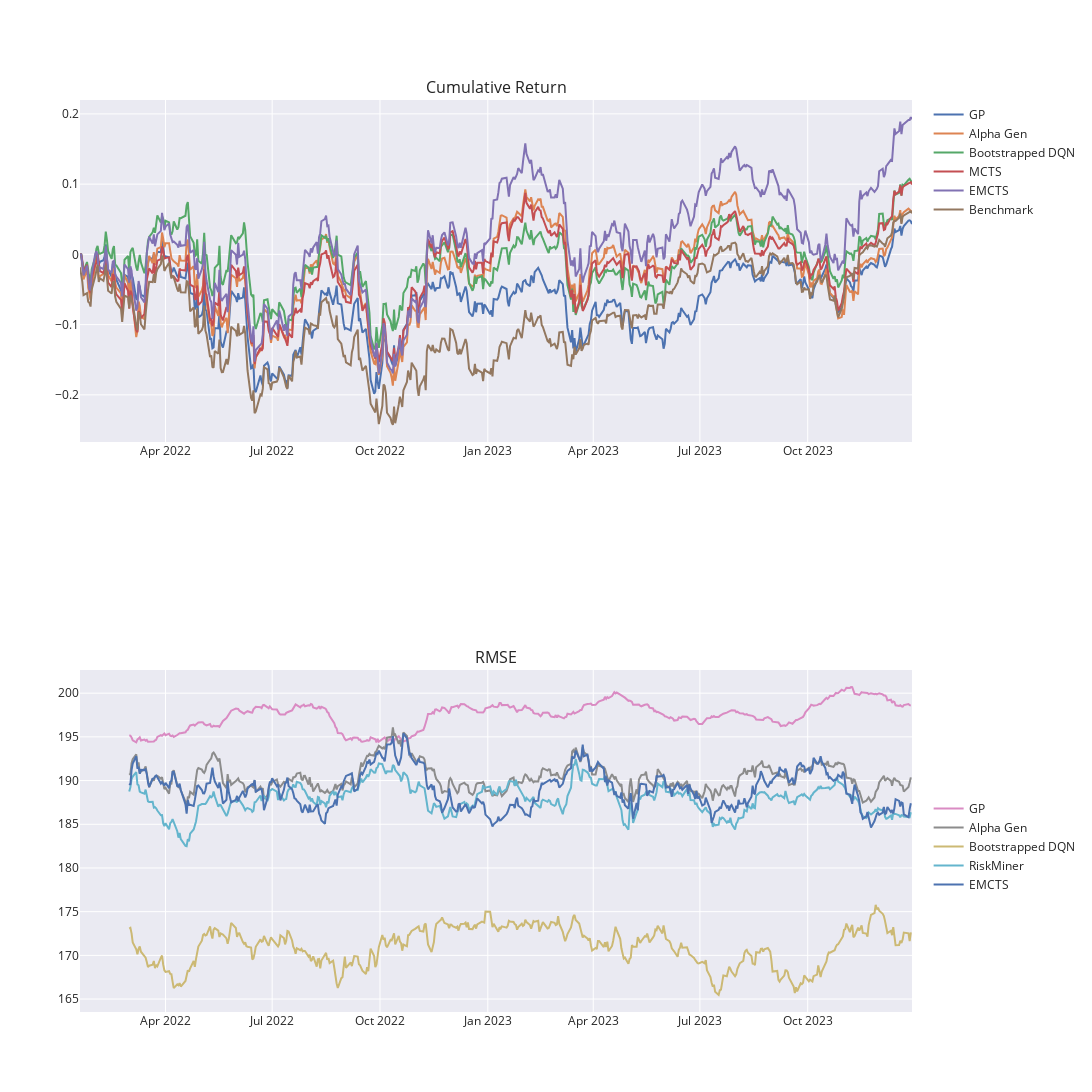

Here is the notebook cell this chart was saved with:
### Code cell
import plotly.express as px
from plotly.subplots import make_subplots
import plotly.graph_objects as go

fig = make_subplots(rows=2, cols=1,subplot_titles=["Cumulative Return", "RMSE"])


for col in ['GP', 'Alpha Gen', 'Bootstrapped DQN', 'MCTS', 'EMCTS', 'Benchmark']:#df_com.columns:
    fig.add_trace(
        go.Scatter(
            x=df_com.index,   
            y=df_com[col],    
            mode='lines',
            name=col,
            legendgroup = '1',
        ),
        row=1, 
        col=1
    )

for col in ['GP', 'Alpha Gen', 'Bootstrapped DQN', 'RiskMiner', 'EMCTS']:#df_rmse_ma.columns:
    fig.add_trace(
        go.Scatter(
            x=df_rmse_ma.index,
            y=df_rmse_ma[col],    
            mode='lines',
            name=col,
            legendgroup = '2',
        ),
        row=2, 
        col=1
    )

# Update the layout to add the title and template
fig.update_layout(
    template='seaborn',
    autosize=False,
    width=1200,
    height=1200,
    legend_tracegroupgap=580,
    legend_groupclick="toggleitem"
)

fig.show()


# fig = px.line(df_com, y=["Bootstrapped DQN","Alpha Gen","GP","Benchmark"], 
#             #   x="lifeExp", 
#               title='Cumulative Return',
#               template="seaborn",
#               )
# fig.show()

### Figure 1 — Plotly figure (JSON) as saved in the notebook; plotly's stock layout.template omitted (floating-point values rounded to 4 significant figures; data arrays with more than 128 entries replaced by an {"elided": "..."} marker saying what was removed)
{"data": [{"legendgroup": "1", "mode": "lines", "name": "GP", "type": "scatter", "x": {"elided": "491 str values"}, "xaxis": "x", "y": {"elided": "491 float values"}, "yaxis": "y"}, {"legendgroup": "1", "mode": "lines", "name": "Alpha Gen", "type": "scatter", "x": {"elided": "491 str values"}, "xaxis": "x", "y": {"elided": "491 float values"}, "yaxis": "y"}, {"legendgroup": "1", "mode": "lines", "name": "Bootstrapped DQN", "type": "scatter", "x": {"elided": "491 str values"}, "xaxis": "x", "y": {"elided": "491 float values"}, "yaxis": "y"}, {"legendgroup": "1", "mode": "lines", "name": "MCTS", "type": "scatter", "x": {"elided": "491 str values"}, "xaxis": "x", "y": {"elided": "491 float values"}, "yaxis": "y"}, {"legendgroup": "1", "mode": "lines", "name": "EMCTS", "type": "scatter", "x": {"elided": "491 str values"}, "xaxis": "x", "y": {"elided": "491 float values"}, "yaxis": "y"}, {"legendgroup": "1", "mode": "lines", "name": "Benchmark", "type": "scatter", "x": {"elided": "491 str values"}, "xaxis": "x", "y": {"elided": "491 float values"}, "yaxis": "y"}, {"legendgroup": "2", "mode": "lines", "name": "GP", "type": "scatter", "x": {"elided": "491 str values"}, "xaxis": "x2", "y": {"elided": "491 float values"}, "yaxis": "y2"}, {"legendgroup": "2", "mode": "lines", "name": "Alpha Gen", "type": "scatter", "x": {"elided": "491 str values"}, "xaxis": "x2", "y": {"elided": "491 float values"}, "yaxis": "y2"}, {"legendgroup": "2", "mode": "lines", "name": "Bootstrapped DQN", "type": "scatter", "x": {"elided": "491 str values"}, "xaxis": "x2", "y": {"elided": "491 float values"}, "yaxis": "y2"}, {"legendgroup": "2", "mode": "lines", "name": "RiskMiner", "type": "scatter", "x": {"elided": "491 str values"}, "xaxis": "x2", "y": {"elided": "491 float values"}, "yaxis": "y2"}, {"legendgroup": "2", "mode": "lines", "name": "EMCTS", "type": "scatter", "x": {"elided": "491 str values"}, "xaxis": "x2", "y": {"elided": "491 float values"}, "yaxis": "y2"}], "layout": {"annotations": [{"font": {"size": 16}, "showarrow": false, "text": "Cumulative Return", "x": 0.5, "xanchor": "center", "xref": "paper", "y": 1, "yanchor": "bottom", "yref": "paper"}, {"font": {"size": 16}, "showarrow": false, "text": "RMSE", "x": 0.5, "xanchor": "center", "xref": "paper", "y": 0.375, "yanchor": "bottom", "yref": "paper"}], "autosize": false, "height": 1200, "legend": {"groupclick": "toggleitem", "tracegroupgap": 580}, "width": 1200, "xaxis": {"anchor": "y", "domain": [0, 1]}, "xaxis2": {"anchor": "y2", "domain": [0, 1]}, "yaxis": {"anchor": "x", "domain": [0.625, 1]}, "yaxis2": {"anchor": "x2", "domain": [0, 0.375]}}}
